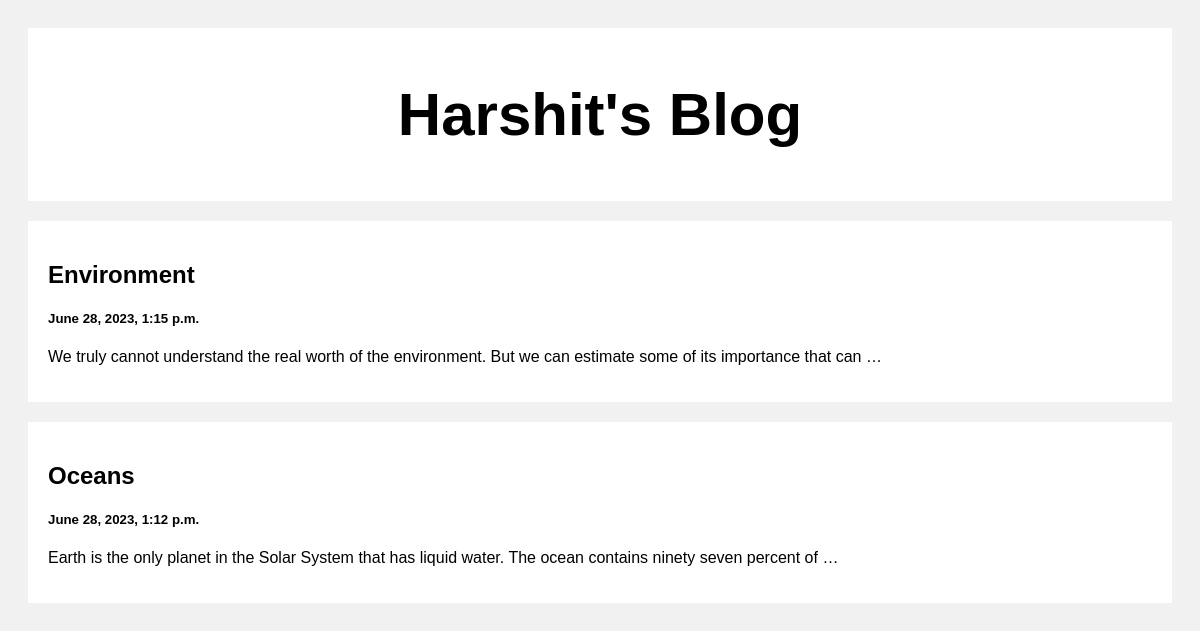
The page / on the database its author committed.
### posts/models.py (models this page shows)
class Post(models.Model):
    title= models.CharField(max_length=100)
    body= models.CharField(max_length=100000)
    created_at= models.DateTimeField(default= datetime.now, blank=True)

### posts/views.py (the view)
# urls.py: path('', views.index, name='index'),
def index(request):
    posts = Post.objects.all()
    return render(request, 'index.html', {'posts': posts})

### templates/index.html (shortened to what this page needs)
<!DOCTYPE html>
<html>
<head>
</head>
<body>
<div class="header">
  <h2>Harshit's Blog</h2>
</div>
<div class="row">
  <div class="leftcolumn">
    {%for post in posts reversed%}
    <div class="card">
        <a style="text-decoration:none;color:black;" href='/post/{{post.id}}'>
            <h2>{{post.title}}</h2>
            <h5>{{post.created_at}}</h5>
            <p>{{post.body|truncatewords:20}}</p>
      </a>
    </div>
    {% endfor %}
  </div>
</div>
</body>
</html>

### templates/index.html (style rules this page uses)
* { box-sizing: border-box; }
body { font-family: Arial; padding: 20px; background: #f1f1f1; }
.header { padding: 2px; font-size: 40px; text-align: center; background: white; }
.leftcolumn { float: left; width: 100%; }
.card { background-color: white; padding: 20px; margin-top: 20px; }
.row:after { content: ""; display: table; clear: both; }

### rows shown on the page
Post: title "Environment", created_at "June 28, 2023, 1:15 p.m.", body "We truly cannot understand the real worth of the environment. But we can estimate some of its importance that can …"
Post: title "Oceans", created_at "June 28, 2023, 1:12 p.m.", body "Earth is the only planet in the Solar System that has liquid water. The ocean contains ninety seven percent of …"
